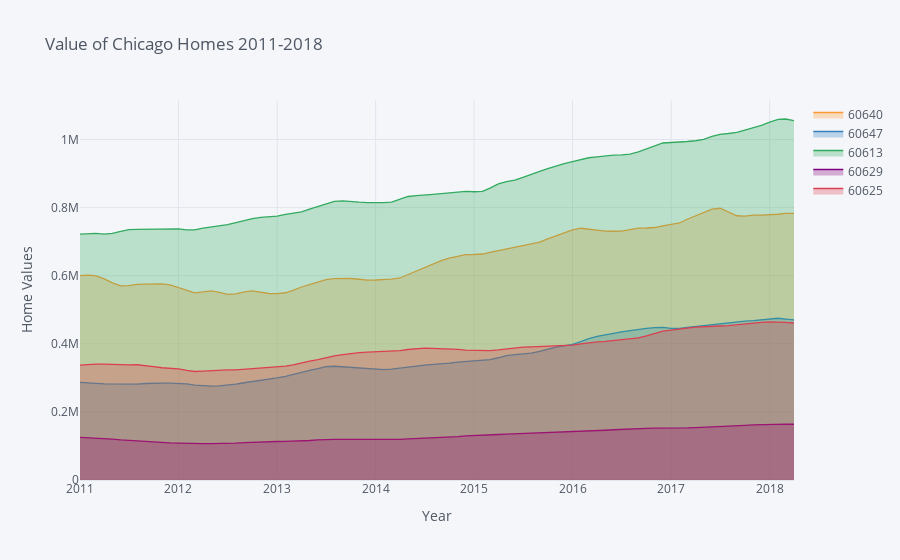

Notebook code for this chart:
### Code cell
# import cufflinks as cf
# cf.go_offline()
chi_filtered.iplot(title="Value of Chicago Homes 2011-2018",
                    xTitle="Year",
                    yTitle="Home Values",
                   shape=(13,8),
                    subplot_titles=True,
                    fill=True,)
